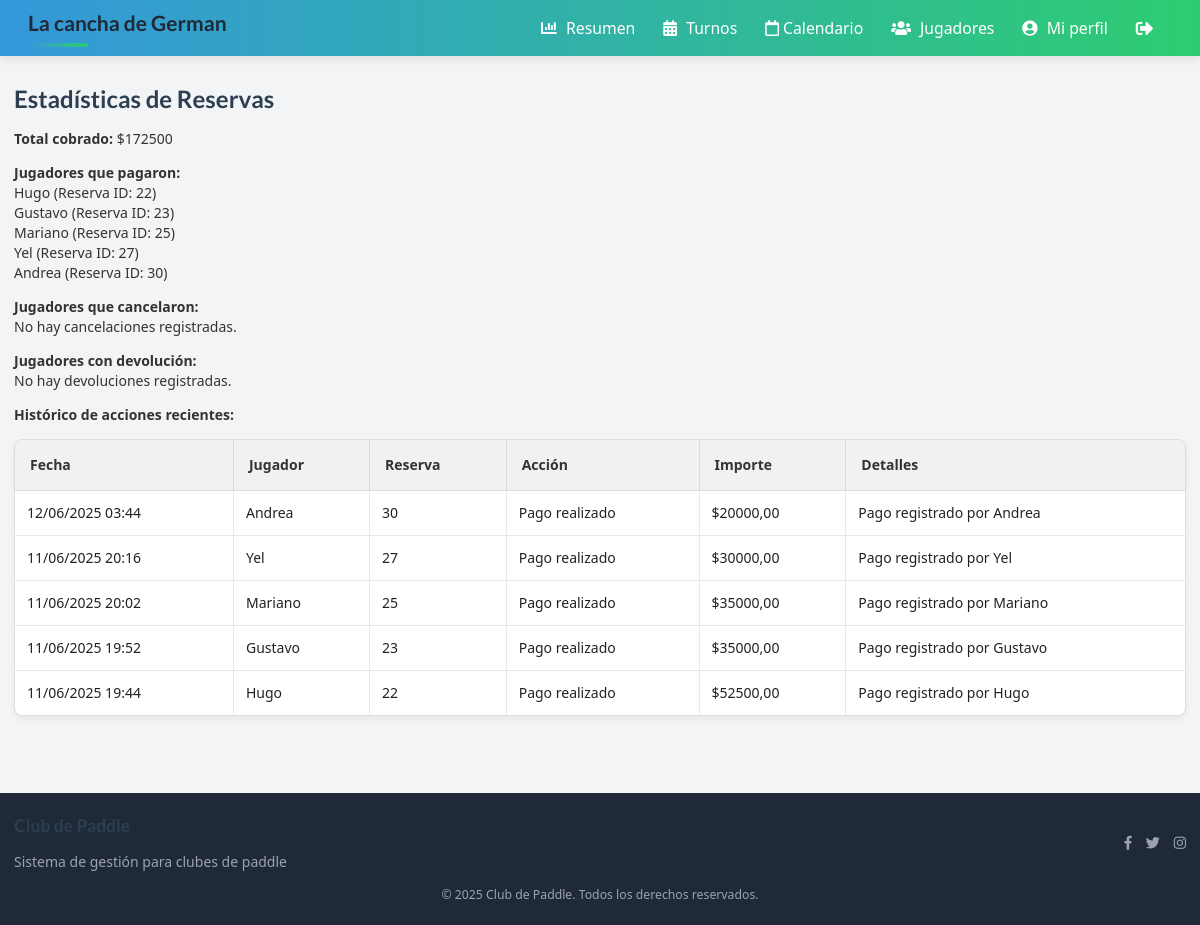
/estadisticas/, run on an earlier commit of the app's database.
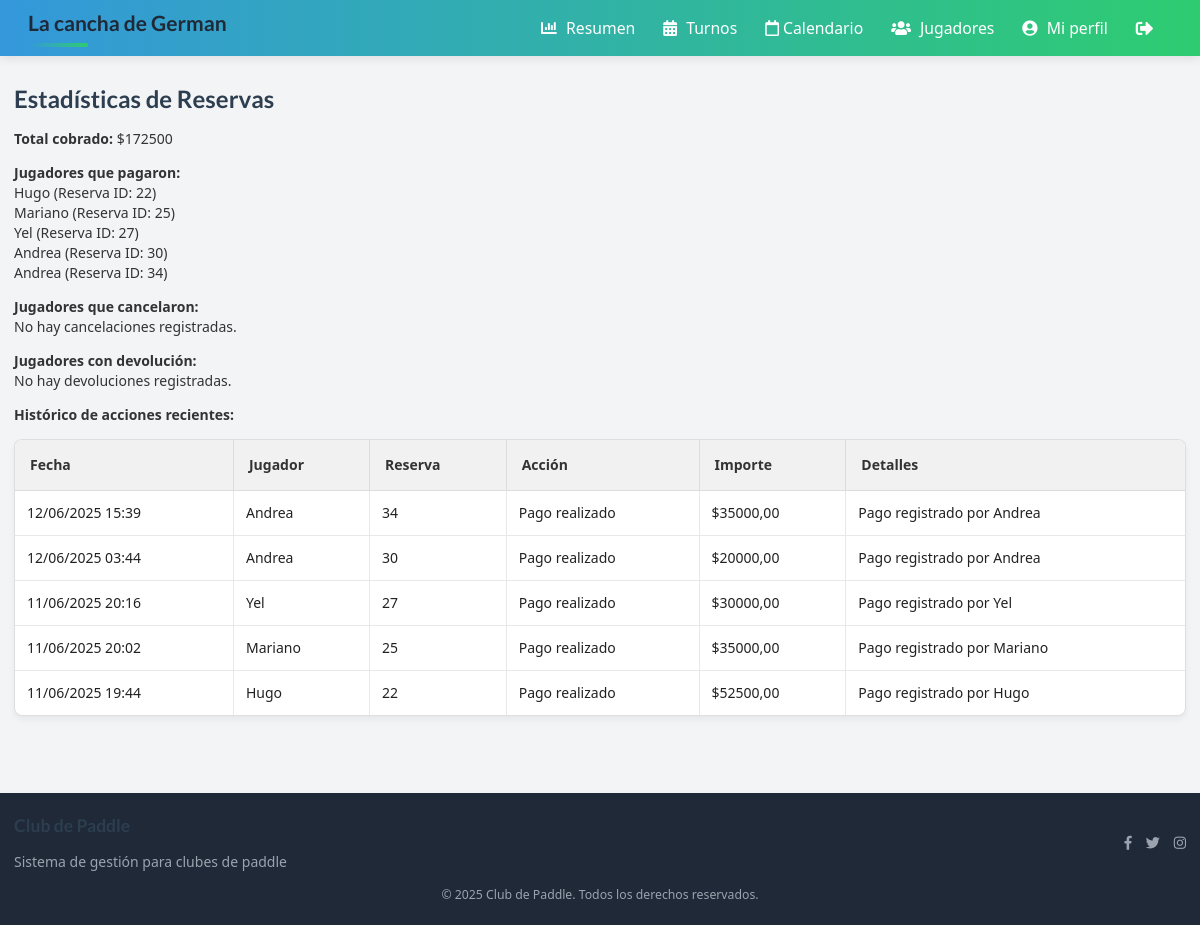
And on a later commit of the database.
### padel_admin/models.py (models this page shows, shortened)
class Jugadors(models.Model):
    id_jugador = models.CharField(primary_key=True, max_length=10)
    nom = models.CharField(max_length=30)
    cognom = models.CharField(max_length=30)
    nivell = models.IntegerField(
        default=1, validators=[MinValueValidator(1), MaxValueValidator(6)]
    )
    telefon = models.CharField(max_length=13)
    email = models.EmailField(max_length=50)
    contrasenya = models.CharField(max_length=30)
    foto = models.ImageField(upload_to="fotos_jugadores/", blank=True, null=True)

class HistoricoReserva(models.Model):
    ACCION_CHOICES = [
        ("pago", "Pago realizado"),
        ("cancelacion", "Reserva cancelada"),
    ]
    reserva = models.ForeignKey(Reserva, on_delete=models.CASCADE)
    jugador = models.ForeignKey(Jugadors, on_delete=models.CASCADE)
    fecha = models.DateTimeField(auto_now_add=True)
    accion = models.CharField(max_length=20, choices=ACCION_CHOICES)
    importe = models.DecimalField(max_digits=9, decimal_places=2, null=True, blank=True)
    detalles = models.TextField(blank=True, null=True)

class Reserva(models.Model):
    jugador = models.ForeignKey(Jugadors, on_delete=models.CASCADE)
    fecha = models.DateField()
    cancha = models.ForeignKey(Pistes, on_delete=models.CASCADE)
    hora_inicio = models.TimeField()
    hora_fin = models.TimeField()
    recepcionista = models.ForeignKey(
        Recepcionista, on_delete=models.CASCADE, null=True, blank=True
    )
    class Meta:
        unique_together = ("cancha", "fecha", "hora_inicio")

### padel_admin/views_estadisticas.py (the view)
# urls.py: path("estadisticas/", estadisticas_reservas, name="estadisticas_reservas"),
def estadisticas_reservas(request):
    pagos = HistoricoReserva.objects.filter(accion="pago").select_related(
        "jugador", "reserva"
    )
    jugadores_pagaron = pagos.values_list(
        "jugador__nom", "jugador__cognom", "reserva__id"
    ).distinct()
    total_cobrado = pagos.aggregate(total=Sum("importe"))["total"] or 0
    cancelaciones = HistoricoReserva.objects.filter(
        accion="cancelacion"
    ).select_related("jugador", "reserva")
    jugadores_cancelaron = cancelaciones.values_list(
        "jugador__nom", "jugador__cognom", "reserva__id"
    ).distinct()
    devoluciones = HistoricoReserva.objects.filter(accion="devolucion").select_related(
        "jugador", "reserva"
    )
    jugadores_devolvieron = devoluciones.values_list(
        "jugador__nom", "jugador__cognom", "reserva__id"
    ).distinct()
    historico = HistoricoReserva.objects.select_related("jugador", "reserva").order_by(
        "-fecha"
    )[:100]
    return render(
        request,
        "estadisticas_reservas.html",
        {
            "jugadores_pagaron": jugadores_pagaron,
            "total_cobrado": total_cobrado,
            "jugadores_cancelaron": jugadores_cancelaron,
            "jugadores_devolvieron": jugadores_devolvieron,
            "historico": historico,
        },
    )

### padel_admin/templates/estadisticas_reservas.html
{% extends "base.html" %}
{% block content %}
<h2>Estadísticas de Reservas</h2>
<div class="mb-4">
  <strong>Total cobrado:</strong> ${{ total_cobrado }}
</div>
<div class="mb-4">
  <strong>Jugadores que pagaron:</strong>
  <ul>
    {% for nom, cognom, reserva_id in jugadores_pagaron %}
      <li>{{ nom }} {{ cognom }} (Reserva ID: {{ reserva_id }})</li>
    {% empty %}
      <li>No hay pagos registrados.</li>
    {% endfor %}
  </ul>
</div>
<div class="mb-4">
  <strong>Jugadores que cancelaron:</strong>
  <ul>
    {% for nom, cognom, reserva_id in jugadores_cancelaron %}
      <li>{{ nom }} {{ cognom }} (Reserva ID: {{ reserva_id }})</li>
    {% empty %}
      <li>No hay cancelaciones registradas.</li>
    {% endfor %}
  </ul>
</div>
<div class="mb-4">
  <strong>Jugadores con devolución:</strong>
  <ul>
    {% for nom, cognom, reserva_id in jugadores_devolvieron %}
      <li>{{ nom }} {{ cognom }} (Reserva ID: {{ reserva_id }})</li>
    {% empty %}
      <li>No hay devoluciones registradas.</li>
    {% endfor %}
  </ul>
</div>
<div class="mb-4">
  <strong>Histórico de acciones recientes:</strong>
  <table class="ui celled table">
    <thead>
      <tr>
        <th>Fecha</th>
        <th>Jugador</th>
        <th>Reserva</th>
        <th>Acción</th>
        <th>Importe</th>
        <th>Detalles</th>
      </tr>
    </thead>
    <tbody>
      {% for h in historico %}
      <tr>
        <td>{{ h.fecha|date:'d/m/Y H:i' }}</td>
        <td>{{ h.jugador.nom }} {{ h.jugador.cognom }}</td>
        <td>{{ h.reserva.id }}</td>
        <td>{{ h.get_accion_display }}</td>
        <td>{% if h.importe %}${{ h.importe }}{% else %}-{% endif %}</td>
        <td>{{ h.detalles }}</td>
      </tr>
      {% empty %}
        <tr><td colspan="6">No hay acciones registradas.</td></tr>
      {% endfor %}
    </tbody>
  </table>
</div>
{% endblock %}

What changed in the data, as far as the page shows it:
no longer on this page (row unchanged): Jugadors: nom "Gustavo", reserva_id "23"
removed HistoricoReserva: fecha "11/06/2025 19:52", jugador.nom "Gustavo", reserva.id "23", accion "Pago realizado", importe "35000,00", detalles "Pago registrado por Gustavo"
added HistoricoReserva: fecha "12/06/2025 15:39", jugador.nom "Andrea", reserva.id "34", accion "Pago realizado", importe "35000,00", detalles "Pago registrado por Andrea"
